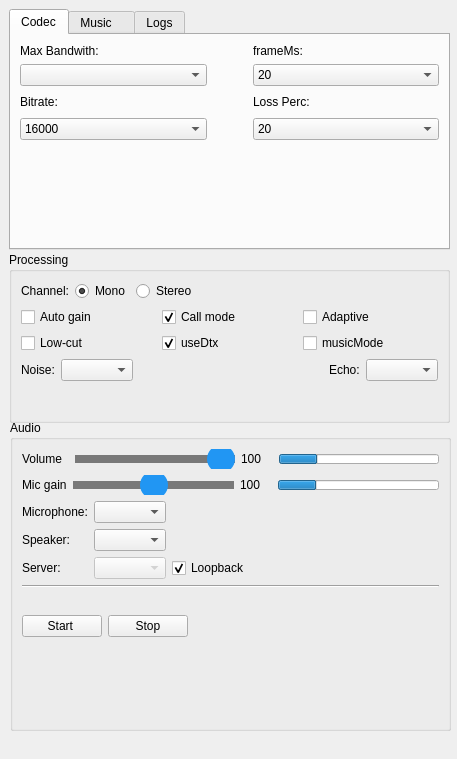
<?xml version="1.0" encoding="UTF-8"?>
<ui version="4.0">
 <class>MainWindow</class>
 <widget class="QMainWindow" name="MainWindow">
  <property name="geometry">
   <rect>
    <x>0</x>
    <y>0</y>
    <width>457</width>
    <height>759</height>
   </rect>
  </property>
  <property name="windowTitle">
   <string>RavAva Demo</string>
  </property>
  <property name="styleSheet">
   <string notr="true"> QSlider::handle:horizontal {
        width: 28px;
        height: 28px;
        margin: -10px 0;
        background: #2196F3;
        border-radius: 14px;
    }

    QSlider::groove:horizontal {
        height: 8px;
        background: rgb(120, 120, 120);
        border-radius: 40px;
    }</string>
  </property>
  <widget class="QWidget" name="centralwidget">
   <widget class="QTabWidget" name="tabWidget">
    <property name="geometry">
     <rect>
      <x>9</x>
      <y>9</y>
      <width>441</width>
      <height>241</height>
     </rect>
    </property>
    <property name="tabPosition">
     <enum>QTabWidget::North</enum>
    </property>
    <property name="currentIndex">
     <number>0</number>
    </property>
    <property name="movable">
     <bool>true</bool>
    </property>
    <widget class="QWidget" name="tab1">
     <attribute name="title">
      <string>Codec</string>
     </attribute>
     <layout class="QGridLayout" name="gridLayout">
      <item row="2" column="2">
       <widget class="QLabel" name="label_3">
        <property name="text">
         <string>Loss Perc:</string>
        </property>
       </widget>
      </item>
      <item row="3" column="0">
       <widget class="QComboBox" name="BitRate_comboBox">
        <property name="editable">
         <bool>false</bool>
        </property>
        <property name="currentIndex">
         <number>3</number>
        </property>
        <item>
         <property name="text">
          <string>6000</string>
         </property>
        </item>
        <item>
         <property name="text">
          <string>8000</string>
         </property>
        </item>
        <item>
         <property name="text">
          <string>12000</string>
         </property>
        </item>
        <item>
         <property name="text">
          <string>16000</string>
         </property>
        </item>
        <item>
         <property name="text">
          <string>20000</string>
         </property>
        </item>
        <item>
         <property name="text">
          <string>24000</string>
         </property>
        </item>
        <item>
         <property name="text">
          <string>28000</string>
         </property>
        </item>
        <item>
         <property name="text">
          <string>32000</string>
         </property>
        </item>
        <item>
         <property name="text">
          <string>40000</string>
         </property>
        </item>
        <item>
         <property name="text">
          <string>48000</string>
         </property>
        </item>
        <item>
         <property name="text">
          <string>56000</string>
         </property>
        </item>
        <item>
         <property name="text">
          <string>64000</string>
         </property>
        </item>
        <item>
         <property name="text">
          <string>96000</string>
         </property>
        </item>
        <item>
         <property name="text">
          <string>128000</string>
         </property>
        </item>
        <item>
         <property name="text">
          <string>192000</string>
         </property>
        </item>
       </widget>
      </item>
      <item row="4" column="2">
       <spacer name="verticalSpacer_2">
        <property name="orientation">
         <enum>Qt::Vertical</enum>
        </property>
        <property name="sizeHint" stdset="0">
         <size>
          <width>180</width>
          <height>111</height>
         </size>
        </property>
       </spacer>
      </item>
      <item row="1" column="0">
       <widget class="QComboBox" name="BandWith_comboBox">
        <property name="currentIndex">
         <number>-1</number>
        </property>
       </widget>
      </item>
      <item row="2" column="0">
       <widget class="QLabel" name="label">
        <property name="text">
         <string>Bitrate:</string>
        </property>
       </widget>
      </item>
      <item row="0" column="0">
       <widget class="QLabel" name="label_5">
        <property name="text">
         <string>Max Bandwith:</string>
        </property>
       </widget>
      </item>
      <item row="2" column="1">
       <spacer name="horizontalSpacer">
        <property name="orientation">
         <enum>Qt::Horizontal</enum>
        </property>
        <property name="sizeType">
         <enum>QSizePolicy::Maximum</enum>
        </property>
        <property name="sizeHint" stdset="0">
         <size>
          <width>40</width>
          <height>20</height>
         </size>
        </property>
       </spacer>
      </item>
      <item row="1" column="2">
       <widget class="QComboBox" name="frameMS_comboBox">
        <property name="currentText">
         <string>20</string>
        </property>
        <property name="currentIndex">
         <number>1</number>
        </property>
        <item>
         <property name="text">
          <string>10</string>
         </property>
        </item>
        <item>
         <property name="text">
          <string>20</string>
         </property>
        </item>
        <item>
         <property name="text">
          <string>40</string>
         </property>
        </item>
        <item>
         <property name="text">
          <string>60</string>
         </property>
        </item>
        <item>
         <property name="text">
          <string>80</string>
         </property>
        </item>
        <item>
         <property name="text">
          <string>100</string>
         </property>
        </item>
        <item>
         <property name="text">
          <string>120</string>
         </property>
        </item>
       </widget>
      </item>
      <item row="3" column="2">
       <widget class="QComboBox" name="LossPrec_comboBox">
        <property name="currentText">
         <string>20</string>
        </property>
        <property name="currentIndex">
         <number>2</number>
        </property>
        <item>
         <property name="text">
          <string>0</string>
         </property>
        </item>
        <item>
         <property name="text">
          <string>10</string>
         </property>
        </item>
        <item>
         <property name="text">
          <string>20</string>
         </property>
        </item>
        <item>
         <property name="text">
          <string>30</string>
         </property>
        </item>
        <item>
         <property name="text">
          <string>40</string>
         </property>
        </item>
        <item>
         <property name="text">
          <string>50</string>
         </property>
        </item>
        <item>
         <property name="text">
          <string>60</string>
         </property>
        </item>
        <item>
         <property name="text">
          <string>70</string>
         </property>
        </item>
        <item>
         <property name="text">
          <string>80</string>
         </property>
        </item>
        <item>
         <property name="text">
          <string>90</string>
         </property>
        </item>
        <item>
         <property name="text">
          <string>100</string>
         </property>
        </item>
       </widget>
      </item>
      <item row="0" column="2">
       <widget class="QLabel" name="label_2">
        <property name="text">
         <string>frameMs:</string>
        </property>
       </widget>
      </item>
     </layout>
    </widget>
    <widget class="QWidget" name="tab3">
     <attribute name="title">
      <string>Music   </string>
     </attribute>
     <layout class="QVBoxLayout" name="verticalLayout_3">
      <item>
       <layout class="QVBoxLayout" name="verticalLayout_2">
        <item>
         <layout class="QHBoxLayout" name="horizontalLayout_music">
          <item>
           <widget class="QPushButton" name="btnMusicPlay">
            <property name="toolTip">
             <string>Play the file from the beginning. It is mixed into the stream, so you can talk over it (Talk button).</string>
            </property>
            <property name="text">
             <string>Play</string>
            </property>
           </widget>
          </item>
          <item>
           <widget class="QPushButton" name="btnMusicPause">
            <property name="toolTip">
             <string>Pause: keeps the position.</string>
            </property>
            <property name="text">
             <string>Pause</string>
            </property>
           </widget>
          </item>
          <item>
           <widget class="QPushButton" name="btnMusicResume">
            <property name="toolTip">
             <string>Resume from where it was paused.</string>
            </property>
            <property name="text">
             <string>Resume</string>
            </property>
           </widget>
          </item>
          <item>
           <widget class="QPushButton" name="btnMusicStop">
            <property name="toolTip">
             <string>Stop: ends the music and forgets the position.</string>
            </property>
            <property name="text">
             <string>Stop</string>
            </property>
           </widget>
          </item>
         </layout>
        </item>
        <item>
         <layout class="QHBoxLayout" name="horizontalLayout_4">
          <item>
           <widget class="QLabel" name="label_4">
            <property name="text">
             <string> Music Volume  </string>
            </property>
           </widget>
          </item>
          <item>
           <widget class="QSlider" name="musicGainSlider">
            <property name="maximum">
             <number>200</number>
            </property>
            <property name="pageStep">
             <number>20</number>
            </property>
            <property name="value">
             <number>100</number>
            </property>
            <property name="orientation">
             <enum>Qt::Horizontal</enum>
            </property>
            <property name="tickPosition">
             <enum>QSlider::TicksBothSides</enum>
            </property>
            <property name="tickInterval">
             <number>20</number>
            </property>
           </widget>
          </item>
         </layout>
        </item>
        <item>
         <layout class="QHBoxLayout" name="horizontalLayout_musicMonitor">
          <item>
           <widget class="QCheckBox" name="musicMonitor_checkBox">
            <property name="toolTip">
             <string>Hear the music here too, at once and without the network delay (so you can sing in time). Use headphones, or the speaker plays into the microphone.</string>
            </property>
            <property name="text">
             <string>Hear music</string>
            </property>
           </widget>
          </item>
          <item>
           <widget class="QSlider" name="musicMonitorSlider">
            <property name="toolTip">
             <string>Volume of the music you hear here only. The stream's music volume is the other slider.</string>
            </property>
            <property name="maximum">
             <number>200</number>
            </property>
            <property name="pageStep">
             <number>20</number>
            </property>
            <property name="value">
             <number>100</number>
            </property>
            <property name="orientation">
             <enum>Qt::Horizontal</enum>
            </property>
           </widget>
          </item>
         </layout>
        </item>
        <item>
         <widget class="QLineEdit" name="txtMusicPath">
          <property name="minimumSize">
           <size>
            <width>0</width>
            <height>0</height>
           </size>
          </property>
          <property name="text">
           <string>G:\desktop2\sdcard\Download\Music\93\gerye nakon.mp3</string>
          </property>
         </widget>
        </item>
       </layout>
      </item>
      <item>
       <spacer name="verticalSpacer_4">
        <property name="orientation">
         <enum>Qt::Vertical</enum>
        </property>
        <property name="sizeHint" stdset="0">
         <size>
          <width>20</width>
          <height>40</height>
         </size>
        </property>
       </spacer>
      </item>
     </layout>
    </widget>
    <widget class="QWidget" name="tab2">
     <attribute name="title">
      <string>Logs</string>
     </attribute>
     <layout class="QGridLayout" name="gridLayout_3">
      <item row="0" column="0">
       <widget class="QPushButton" name="btnCopyLog">
        <property name="text">
         <string>Copy log</string>
        </property>
       </widget>
      </item>
      <item row="1" column="0">
       <widget class="QPlainTextEdit" name="txtLog">
        <property name="font">
         <font>
          <pointsize>9</pointsize>
         </font>
        </property>
       </widget>
      </item>
     </layout>
    </widget>
   </widget>
   <widget class="QGroupBox" name="groupBox_2">
    <property name="geometry">
     <rect>
      <x>9</x>
      <y>252</y>
      <width>441</width>
      <height>171</height>
     </rect>
    </property>
    <property name="title">
     <string>Processing</string>
    </property>
    <layout class="QGridLayout" name="gridLayout_4">
     <item row="0" column="0" colspan="5">
      <layout class="QHBoxLayout" name="horizontalLayout_3">
       <item>
        <widget class="QLabel" name="label_6">
         <property name="text">
          <string>Channel:</string>
         </property>
        </widget>
       </item>
       <item>
        <widget class="QRadioButton" name="radioButton_mono">
         <property name="text">
          <string>Mono</string>
         </property>
         <property name="checked">
          <bool>true</bool>
         </property>
        </widget>
       </item>
       <item>
        <widget class="QRadioButton" name="radioButton_Stereo">
         <property name="text">
          <string>Stereo</string>
         </property>
        </widget>
       </item>
       <item>
        <spacer name="horizontalSpacer_4">
         <property name="orientation">
          <enum>Qt::Horizontal</enum>
         </property>
         <property name="sizeHint" stdset="0">
          <size>
           <width>40</width>
           <height>20</height>
          </size>
         </property>
        </spacer>
       </item>
      </layout>
     </item>
     <item row="1" column="0" colspan="5">
      <layout class="QGridLayout" name="gridLayout_5">
       <item row="0" column="0">
        <widget class="QCheckBox" name="autoGain_checkBox">
         <property name="toolTip">
          <string>Automatic mic level + limiter (webrtc AGC2)</string>
         </property>
         <property name="text">
          <string>Auto gain</string>
         </property>
        </widget>
       </item>
       <item row="0" column="2">
        <widget class="QCheckBox" name="androidCallMode_checkBox">
         <property name="toolTip">
          <string>Android only. On: like WhatsApp (call mode, Bluetooth handsfree). Off: plain media mode, the phone's notification sounds are heard, no handsfree Bluetooth microphone. Applied on Start.</string>
         </property>
         <property name="text">
          <string>Call mode</string>
         </property>
         <property name="checked">
          <bool>true</bool>
         </property>
        </widget>
       </item>
       <item row="0" column="3">
        <widget class="QCheckBox" name="Adaptive_checkBox">
         <property name="text">
          <string>Adaptive</string>
         </property>
        </widget>
       </item>
       <item row="1" column="0">
        <widget class="QCheckBox" name="highPass_checkBox">
         <property name="toolTip">
          <string>Cuts low rumble below ~100 Hz from the microphone: wind, hum, handling noise, desk knocks (webrtc high-pass filter). Applied on Start.</string>
         </property>
         <property name="text">
          <string>Low-cut</string>
         </property>
         <property name="checked">
          <bool>false</bool>
         </property>
        </widget>
       </item>
       <item row="1" column="2">
        <widget class="QCheckBox" name="useDtx_checkBox">
         <property name="text">
          <string>useDtx</string>
         </property>
         <property name="checked">
          <bool>true</bool>
         </property>
         <property name="autoRepeat">
          <bool>false</bool>
         </property>
         <property name="autoExclusive">
          <bool>false</bool>
         </property>
        </widget>
       </item>
       <item row="1" column="3">
        <widget class="QCheckBox" name="musicMode_checkBox">
         <property name="toolTip">
          <string>Music mode: Opus is tuned for music (full bandwidth, fine treble) instead of speech. Channels, bitrate and frame size stay as set.</string>
         </property>
         <property name="text">
          <string>musicMode</string>
         </property>
         <property name="checked">
          <bool>false</bool>
         </property>
        </widget>
       </item>
      </layout>
     </item>
     <item row="2" column="1">
      <widget class="QComboBox" name="noise_comboBox">
       <property name="toolTip">
        <string>Noise suppression on the microphone (webrtc). Applied on Start.</string>
       </property>
      </widget>
     </item>
     <item row="2" column="0">
      <widget class="QLabel" name="label_inputDevice_2">
       <property name="text">
        <string>Noise:</string>
       </property>
      </widget>
     </item>
     <item row="2" column="4">
      <widget class="QComboBox" name="echoLevel_comboBox">
       <property name="toolTip">
        <string>Higher = your voice is cut less while the speaker plays (more echo may pass). Applied on Start.</string>
       </property>
      </widget>
     </item>
     <item row="2" column="3">
      <widget class="QLabel" name="label_inputDevice_3">
       <property name="text">
        <string>Echo:</string>
       </property>
      </widget>
     </item>
     <item row="2" column="2">
      <spacer name="horizontalSpacer_3">
       <property name="orientation">
        <enum>Qt::Horizontal</enum>
       </property>
       <property name="sizeHint" stdset="0">
        <size>
         <width>94</width>
         <height>20</height>
        </size>
       </property>
      </spacer>
     </item>
     <item row="3" column="1">
      <spacer name="verticalSpacer_3">
       <property name="orientation">
        <enum>Qt::Vertical</enum>
       </property>
       <property name="sizeHint" stdset="0">
        <size>
         <width>20</width>
         <height>40</height>
        </size>
       </property>
      </spacer>
     </item>
    </layout>
   </widget>
   <widget class="QGroupBox" name="groupBox_3">
    <property name="geometry">
     <rect>
      <x>10</x>
      <y>420</y>
      <width>441</width>
      <height>311</height>
     </rect>
    </property>
    <property name="styleSheet">
     <string notr="true"/>
    </property>
    <property name="title">
     <string>Audio</string>
    </property>
    <layout class="QVBoxLayout" name="verticalLayout">
     <property name="spacing">
      <number>6</number>
     </property>
     <property name="bottomMargin">
      <number>3</number>
     </property>
     <item>
      <layout class="QHBoxLayout" name="horizontalLayout_volume">
       <item>
        <widget class="QLabel" name="label_volume">
         <property name="text">
          <string>Volume  </string>
         </property>
         <property name="margin">
          <number>10</number>
         </property>
        </widget>
       </item>
       <item>
        <widget class="QSlider" name="VolumeSlider">
         <property name="toolTip">
          <string>Volume of the received audio (0..100)</string>
         </property>
         <property name="minimum">
          <number>0</number>
         </property>
         <property name="maximum">
          <number>100</number>
         </property>
         <property name="value">
          <number>100</number>
         </property>
         <property name="orientation">
          <enum>Qt::Horizontal</enum>
         </property>
         <property name="tickPosition">
          <enum>QSlider::TicksBelow</enum>
         </property>
         <property name="tickInterval">
          <number>5</number>
         </property>
        </widget>
       </item>
       <item>
        <widget class="QLabel" name="label_volumeValue">
         <property name="minimumSize">
          <size>
           <width>32</width>
           <height>0</height>
          </size>
         </property>
         <property name="text">
          <string>100</string>
         </property>
        </widget>
       </item>
       <item>
        <widget class="QProgressBar" name="receivedVolume">
         <property name="maximumSize">
          <size>
           <width>16777215</width>
           <height>10</height>
          </size>
         </property>
         <property name="value">
          <number>24</number>
         </property>
         <property name="textVisible">
          <bool>false</bool>
         </property>
         <property name="orientation">
          <enum>Qt::Horizontal</enum>
         </property>
         <property name="invertedAppearance">
          <bool>false</bool>
         </property>
         <property name="textDirection">
          <enum>QProgressBar::BottomToTop</enum>
         </property>
        </widget>
       </item>
      </layout>
     </item>
     <item>
      <layout class="QHBoxLayout" name="horizontalLayout_micGain">
       <item>
        <widget class="QLabel" name="label_micGain">
         <property name="text">
          <string>Mic gain</string>
         </property>
         <property name="margin">
          <number>10</number>
         </property>
        </widget>
       </item>
       <item>
        <widget class="QSlider" name="MicGainSlider">
         <property name="toolTip">
          <string>Microphone gain: 100 = unchanged, up to 200 (+12 dB)</string>
         </property>
         <property name="minimum">
          <number>0</number>
         </property>
         <property name="maximum">
          <number>200</number>
         </property>
         <property name="value">
          <number>100</number>
         </property>
         <property name="orientation">
          <enum>Qt::Horizontal</enum>
         </property>
         <property name="tickPosition">
          <enum>QSlider::TicksBelow</enum>
         </property>
         <property name="tickInterval">
          <number>10</number>
         </property>
        </widget>
       </item>
       <item>
        <widget class="QLabel" name="label_micGainValue">
         <property name="minimumSize">
          <size>
           <width>32</width>
           <height>0</height>
          </size>
         </property>
         <property name="text">
          <string>100</string>
         </property>
        </widget>
       </item>
       <item>
        <widget class="QProgressBar" name="myVolume">
         <property name="maximumSize">
          <size>
           <width>16777215</width>
           <height>10</height>
          </size>
         </property>
         <property name="value">
          <number>24</number>
         </property>
         <property name="textVisible">
          <bool>false</bool>
         </property>
         <property name="orientation">
          <enum>Qt::Horizontal</enum>
         </property>
         <property name="invertedAppearance">
          <bool>false</bool>
         </property>
         <property name="textDirection">
          <enum>QProgressBar::BottomToTop</enum>
         </property>
        </widget>
       </item>
      </layout>
     </item>
     <item>
      <layout class="QGridLayout" name="gridLayout_2">
       <item row="0" column="1">
        <widget class="QComboBox" name="inputDevice_comboBox">
         <property name="toolTip">
          <string>Recording device (applied on Start)</string>
         </property>
        </widget>
       </item>
       <item row="1" column="0">
        <widget class="QLabel" name="label_outputDevice">
         <property name="text">
          <string>Speaker:</string>
         </property>
        </widget>
       </item>
       <item row="0" column="0">
        <widget class="QLabel" name="label_inputDevice">
         <property name="text">
          <string>Microphone:</string>
         </property>
        </widget>
       </item>
       <item row="1" column="1">
        <widget class="QComboBox" name="outputDevice_comboBox">
         <property name="toolTip">
          <string>Playback device (applied on Start)</string>
         </property>
        </widget>
       </item>
       <item row="0" column="2">
        <spacer name="horizontalSpacer_5">
         <property name="orientation">
          <enum>Qt::Horizontal</enum>
         </property>
         <property name="sizeHint" stdset="0">
          <size>
           <width>40</width>
           <height>20</height>
          </size>
         </property>
        </spacer>
       </item>
       <item row="2" column="0">
        <widget class="QLabel" name="lblServer">
         <property name="text">
          <string>Server:</string>
         </property>
        </widget>
       </item>
       <item row="2" column="1">
        <widget class="QComboBox" name="server_comboBox">
         <property name="enabled">
          <bool>false</bool>
         </property>
        </widget>
       </item>
       <item row="2" column="2">
        <widget class="QCheckBox" name="LoopBack_checkBox">
         <property name="text">
          <string>Loopback</string>
         </property>
         <property name="checked">
          <bool>true</bool>
         </property>
         <property name="autoRepeat">
          <bool>false</bool>
         </property>
         <property name="autoExclusive">
          <bool>false</bool>
         </property>
        </widget>
       </item>
      </layout>
     </item>
     <item>
      <widget class="Line" name="line">
       <property name="orientation">
        <enum>Qt::Horizontal</enum>
       </property>
      </widget>
     </item>
     <item>
      <layout class="QHBoxLayout" name="horizontalLayout">
       <property name="leftMargin">
        <number>0</number>
       </property>
       <property name="bottomMargin">
        <number>0</number>
       </property>
       <item>
        <widget class="QPushButton" name="btnStartRecording">
         <property name="text">
          <string>Start </string>
         </property>
        </widget>
       </item>
       <item>
        <widget class="QPushButton" name="btnStopRecording">
         <property name="text">
          <string>Stop</string>
         </property>
        </widget>
       </item>
       <item>
        <spacer name="horizontalSpacer_2">
         <property name="orientation">
          <enum>Qt::Horizontal</enum>
         </property>
         <property name="sizeType">
          <enum>QSizePolicy::Expanding</enum>
         </property>
         <property name="sizeHint" stdset="0">
          <size>
           <width>40</width>
           <height>20</height>
          </size>
         </property>
        </spacer>
       </item>
       <item>
        <widget class="QPushButton" name="btnTalk">
         <property name="minimumSize">
          <size>
           <width>64</width>
           <height>64</height>
          </size>
         </property>
         <property name="maximumSize">
          <size>
           <width>64</width>
           <height>64</height>
          </size>
         </property>
         <property name="styleSheet">
          <string notr="true">
QWidget::disabled{
    color: #787878;
}

QPushButton{
    background-color: transparent;
    border-color: #f0f0f0;
    border-width: 0px;
    border-radius: 0px;
    border-style: solid;
    min-width: 64px;
    min-height: 64px;
    color: #000;
}

QPushButton::hover{
   /* background-color: #3dacf1;*/
}

QPushButton::pressed{
  /*  background-color: #fffccc;*/
}

QPushButton:hover:!pressed
{
 /* border: 1px solid red;*/
}
QPushButton::disabled
{
  /*border: 1px solid red;*/
  background-color: #f0f0f0;
}

QPushButton:checked {
/*
    background-color: #50c0f9;
    border: 1px solid #ffffff;
    color: #ffffff;*/
}
</string>
         </property>
         <property name="text">
          <string/>
         </property>
         <property name="icon">
          <iconset resource="resource.qrc">
           <normaloff>:/icons/resource/icon/mic-off.png</normaloff>:/icons/resource/icon/mic-off.png</iconset>
         </property>
         <property name="iconSize">
          <size>
           <width>64</width>
           <height>64</height>
          </size>
         </property>
         <property name="checkable">
          <bool>true</bool>
         </property>
        </widget>
       </item>
      </layout>
     </item>
     <item>
      <spacer name="verticalSpacer">
       <property name="orientation">
        <enum>Qt::Vertical</enum>
       </property>
       <property name="sizeHint" stdset="0">
        <size>
         <width>20</width>
         <height>40</height>
        </size>
       </property>
      </spacer>
     </item>
    </layout>
   </widget>
  </widget>
  <widget class="QStatusBar" name="statusbar">
   <property name="sizeGripEnabled">
    <bool>false</bool>
   </property>
  </widget>
 </widget>
 <resources>
  <include location="resource.qrc"/>
 </resources>
 <connections/>
</ui>
